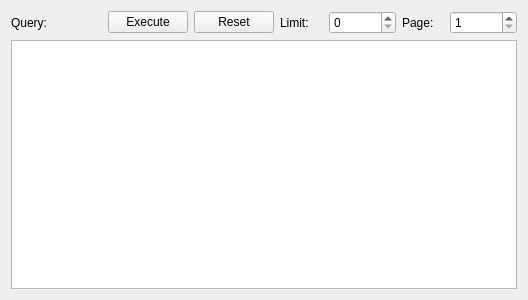
<?xml version="1.0" encoding="UTF-8"?>
<ui version="4.0">
 <class>ItemsTableGui</class>
 <widget class="QWidget" name="ItemsTableGui">
  <property name="geometry">
   <rect>
    <x>0</x>
    <y>0</y>
    <width>528</width>
    <height>300</height>
   </rect>
  </property>
  <property name="acceptDrops">
   <bool>true</bool>
  </property>
  <property name="windowTitle">
   <string>Form</string>
  </property>
  <layout class="QVBoxLayout" name="verticalLayout">
   <item>
    <layout class="QHBoxLayout" name="horizontalLayout">
     <item>
      <widget class="QLabel" name="label">
       <property name="text">
        <string>Query:</string>
       </property>
      </widget>
     </item>
     <item>
      <widget class="QWidget" name="widget_lineEdit_query" native="true"/>
     </item>
     <item>
      <widget class="QPushButton" name="pushButton_query_exec">
       <property name="text">
        <string>Execute</string>
       </property>
      </widget>
     </item>
     <item>
      <widget class="QPushButton" name="pushButton_query_reset">
       <property name="text">
        <string>Reset</string>
       </property>
      </widget>
     </item>
     <item>
      <widget class="QLabel" name="label_2">
       <property name="text">
        <string>Limit:</string>
       </property>
      </widget>
     </item>
     <item>
      <widget class="QSpinBox" name="spinBox_limit">
       <property name="toolTip">
        <string>Maximum number of rows per page to display (0 - no limit).</string>
       </property>
       <property name="maximum">
        <number>1000000</number>
       </property>
       <property name="singleStep">
        <number>20</number>
       </property>
      </widget>
     </item>
     <item>
      <widget class="QLabel" name="label_3">
       <property name="text">
        <string>Page:</string>
       </property>
      </widget>
     </item>
     <item>
      <widget class="QSpinBox" name="spinBox_page">
       <property name="minimum">
        <number>1</number>
       </property>
       <property name="maximum">
        <number>1000000</number>
       </property>
      </widget>
     </item>
    </layout>
   </item>
   <item>
    <widget class="QTableView" name="tableView_items">
     <property name="dragDropMode">
      <enum>QAbstractItemView::NoDragDrop</enum>
     </property>
     <property name="defaultDropAction">
      <enum>Qt::IgnoreAction</enum>
     </property>
     <property name="selectionBehavior">
      <enum>QAbstractItemView::SelectRows</enum>
     </property>
     <attribute name="verticalHeaderVisible">
      <bool>false</bool>
     </attribute>
    </widget>
   </item>
  </layout>
 </widget>
 <resources/>
 <connections/>
</ui>
